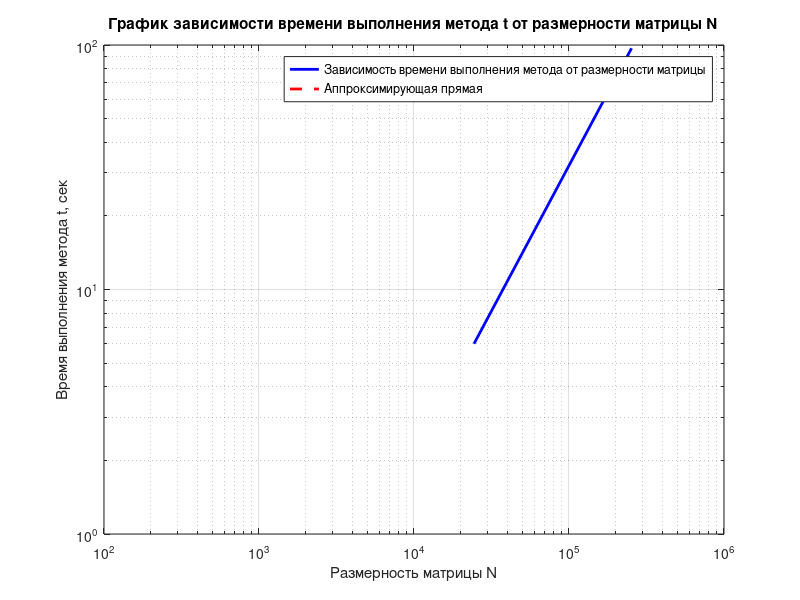

This figure's MATLAB source:
n = 10;
format longEng %изменяет формат выходного отображения на longEng (15 цифр после запятой)

%создание симметричных матриц
% [Q, r]=qr(rand(n)); %генерирует случайную матрицу 10 на 10, разложенную на Q*R
% QT = transpose(Q); %транспонирует матрицу Q
% FileName51=fopen('file1.txt','w'); %открывает файл для записи данных
File1 = fopen('polynomial1.txt', 'r');
% %1)
vec = ones([n, 1]);
for i = 1:n
    vec(i) = i;
end
% D = diag(vec); %диагональная матрица с нормальными сч на диагонали
% A = QT * D * Q; %получает симметричную матрицу
% for j = 1:n
%     for m = 1:n %записывает в файл элементы матрицы
%         fprintf(FileName51,'%.15f ', A(j,m));
%     end
% end
p = fscanf(File1, '%f ', 11);
root1 = sort(roots(p)); %корни для хороших сч
norm1 = norm(root1 - vec); %норма для хороших сч симметричной матрицы
%2)
vec(9) = -vec(10);
% D = diag(vec); %диагональная матрица с плохими сч на диагонали (2 сч отличаются знаком)
% A = QT * D * Q; %получает симметричную матрицу
% for j = 1:n
%     for m = 1:n %записывает в файл элементы матрицы
%         fprintf(FileName51,'%.15f ', A(j,m));
%     end
% end

vec1 = vec;
vec1(1) = vec(9);
for i = 2:9
    vec1(i) = vec(i-1);
end
p = fscanf(File1, '%f ', 11);
root2 = sort(roots(p)); %корни для плохих сч (2 сч отличаются знаком)
norm2 = norm(vec1 - root2); %норма для плохих сч (2 сч отличаются знаком)
%3)
vec(9) = vec(10) + 0.1*rand;
% D = diag(vec); %диагональная матрица с плохими сч на диагонали (2 сч близки друг к другу)
% A = QT * D * Q; %получает симметричную матрицу
% for j = 1:n
%     for m = 1:n %записывает в файл элементы матрицы
%         fprintf(FileName51,'%.15f ', A(j,m));
%     end
% end
p = fscanf(File1, '%f ', 11);
root3 = sort(roots(p)); %корни для плохих сч (2 сч близки друг к другу)
vec2 = vec;
vec2(10) = vec(9);
vec2(9) = vec(10);
norm3 = norm(vec2 - root3); %норма для плохих сч (2 сч близки друг к другу)

%создание НЕ симметричных матриц
% B = rand(n, n);
% B1 = inv(B); %получает обратную матрицу
% FileName52=fopen('file2.txt','w'); %открывает файл для записи данных
File2 = fopen('polynomial2.txt', 'r');
% %4)
vec = ones([n, 1]);
for i = 1:n
    vec(i) = i;
end
% D = diag(vec); %диагональная матрица с нормальными сч на диагонали
% A = B1 * D * B; %получает не симметричную матрицу
% for j = 1:n
%     for m = 1:n %записывает в файл элементы матрицы
%         fprintf(FileName52,'%.15f ', A(j,m));
%     end
% end
p = fscanf(File2, '%f ', 11);
root4 = sort(roots(p)); %корни для хороших сч
norm4 = norm(root4 - vec); %норма для хороших сч симметричной матрицы

%5)
vec(9) = -vec(10);
% D = diag(vec); %диагональная матрица с плохими сч на диагонали (2 сч отличаются знаком)
% A = B1 * D * B; %получает не симметричную матрицу
% for j = 1:n
%     for m = 1:n %записывает в файл элементы матрицы
%         fprintf(FileName52,'%.15f ', A(j,m));
%     end
% end
p = fscanf(File2, '%f ', 11);
root5 = sort(roots(p)); %корни для плохих сч (2 сч отличаются знаком)
vec1 = vec;
vec1(1) = vec(9);
for i = 2:9
    vec1(i) = vec(i-1);
end
norm5 = norm(vec1 - root5); %норма для плохих сч (2 сч отличаются знаком)

%6)
vec(9) = vec(10) + 0.1*rand;
% D = diag(vec); %диагональная матрица с плохими сч на диагонали (2 сч близки друг к другу)
% A = B1 * D * B; %получает не симметричную матрицу
% for j = 1:n
%     for m = 1:n %записывает в файл элементы матрицы
%         fprintf(FileName52,'%.15f ', A(j,m));
%     end
% end
p = fscanf(File2, '%f ', 11);
root6 = sort(roots(p)); %корни для плохих сч (2 сч близки друг к другу)
vec2 = vec;
vec2(10) = vec(9);
vec2(9) = vec(10);
norm6 = norm(vec2 - root6); %норма для плохих сч (2 сч близки друг к другу)

%график зависимости времени выполнения метода t от размерности матрицы N
x1 = xlsread('time5.csv', 'B1:B6'); %считывает из таблицы значения для оси Х
y1 = xlsread('time5.csv', 'A1:A6'); %считывает из таблицы значения для оси Y

%крайние точки аппроксимирующей прямой для графика времени
x12 = x1(1);
x13 = x1(6);
y12 = y1(1)/1.1;
y13 = y1(6)/1.2;

figure
loglog(x1, y1, '-b','LineWidth', 2); %строит график
grid on; %строит сетку
hold on; %сохраняет график
loglog([x12 x13], [y12 y13], '--r','LineWidth', 2); %строит аппроксимирующую прямую
hold on; %сохраняет график
title('График зависимости времени выполнения метода t от размерности матрицы N') %заголовок
xlabel('Размерность матрицы N') %подпись оси х
ylabel('Время выполнения метода t, сек') %подпись оси у
%легенда
legend('Зависимость времени выполнения метода от размерности матрицы', ...
    'Аппроксимирующая прямая');